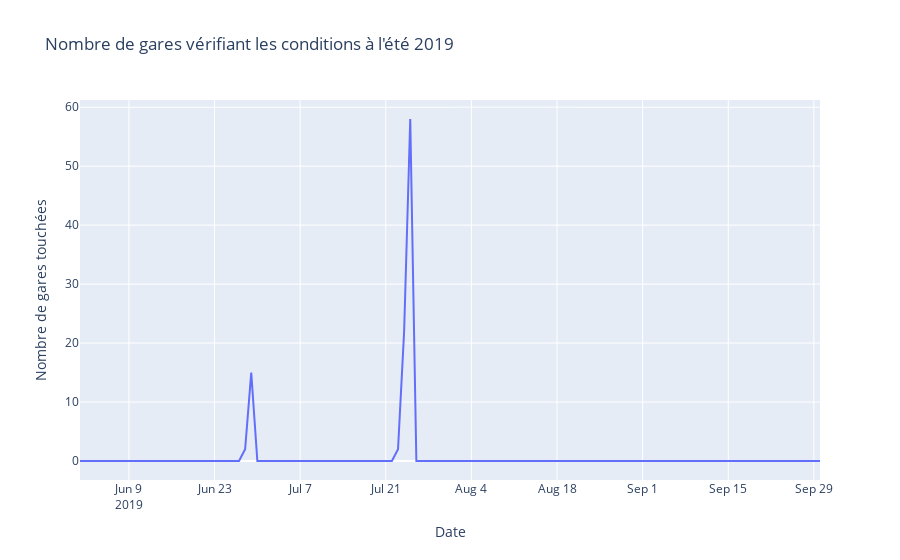

Here is the notebook cell this chart was saved with:
### Code cell
fig = px.line(count_df, x='date', y='count',
             labels={'date': 'Date', 'count': 'Nombre de gares touchées'},
             title="Nombre de gares vérifiant les conditions à l'été 2019")
fig.show()

### Figure 1 — Plotly figure (JSON) as saved in the notebook; plotly's stock layout.template omitted (floating-point values rounded to 4 significant figures)
{"data": [{"hovertemplate": "Date=%{x}<br>Nombre de gares touchées=%{y}<extra></extra>", "legendgroup": "", "line": {"color": "#636efa", "dash": "solid"}, "marker": {"symbol": "circle"}, "mode": "lines", "name": "", "orientation": "v", "showlegend": false, "type": "scatter", "x": ["2019-06-01", "2019-06-02", "2019-06-03", "2019-06-04", "2019-06-05", "2019-06-06", "2019-06-07", "2019-06-08", "2019-06-09", "2019-06-10", "2019-06-11", "2019-06-12", "2019-06-13", "2019-06-14", "2019-06-15", "2019-06-16", "2019-06-17", "2019-06-18", "2019-06-19", "2019-06-20", "2019-06-21", "2019-06-22", "2019-06-23", "2019-06-24", "2019-06-25", "2019-06-26", "2019-06-27", "2019-06-28", "2019-06-29", "2019-06-30", "2019-07-01", "2019-07-02", "2019-07-03", "2019-07-04", "2019-07-05", "2019-07-06", "2019-07-07", "2019-07-08", "2019-07-09", "2019-07-10", "2019-07-11", "2019-07-12", "2019-07-13", "2019-07-14", "2019-07-15", "2019-07-16", "2019-07-17", "2019-07-18", "2019-07-19", "2019-07-20", "2019-07-21", "2019-07-22", "2019-07-23", "2019-07-24", "2019-07-25", "2019-07-26", "2019-07-27", "2019-07-28", "2019-07-29", "2019-07-30", "2019-07-31", "2019-08-01", "2019-08-02", "2019-08-03", "2019-08-04", "2019-08-05", "2019-08-06", "2019-08-07", "2019-08-08", "2019-08-09", "2019-08-10", "2019-08-11", "2019-08-12", "2019-08-13", "2019-08-14", "2019-08-15", "2019-08-16", "2019-08-17", "2019-08-18", "2019-08-19", "2019-08-20", "2019-08-21", "2019-08-22", "2019-08-23", "2019-08-24", "2019-08-25", "2019-08-26", "2019-08-27", "2019-08-28", "2019-08-29", "2019-08-30", "2019-08-31", "2019-09-01", "2019-09-02", "2019-09-03", "2019-09-04", "2019-09-05", "2019-09-06", "2019-09-07", "2019-09-08", "2019-09-09", "2019-09-10", "2019-09-11", "2019-09-12", "2019-09-13", "2019-09-14", "2019-09-15", "2019-09-16", "2019-09-17", "2019-09-18", "2019-09-19", "2019-09-20", "2019-09-21", "2019-09-22", "2019-09-23", "2019-09-24", "2019-09-25", "2019-09-26", "2019-09-27", "2019-09-28", "2019-09-29", "2019-09-30"], "xaxis": "x", "y": [0, 0, 0, 0, 0, 0, 0, 0, 0, 0, 0, 0, 0, 0, 0, 0, 0, 0, 0, 0, 0, 0, 0, 0, 0, 0, 0, 2, 15, 0, 0, 0, 0, 0, 0, 0, 0, 0, 0, 0, 0, 0, 0, 0, 0, 0, 0, 0, 0, 0, 0, 0, 2, 22, 58, 0, 0, 0, 0, 0, 0, 0, 0, 0, 0, 0, 0, 0, 0, 0, 0, 0, 0, 0, 0, 0, 0, 0, 0, 0, 0, 0, 0, 0, 0, 0, 0, 0, 0, 0, 0, 0, 0, 0, 0, 0, 0, 0, 0, 0, 0, 0, 0, 0, 0, 0, 0, 0, 0, 0, 0, 0, 0, 0, 0, 0, 0, 0, 0, 0, 0, 0], "yaxis": "y"}], "layout": {"legend": {"tracegroupgap": 0}, "title": {"text": "Nombre de gares vérifiant les conditions à l'été 2019"}, "xaxis": {"anchor": "y", "domain": [0, 1], "title": {"text": "Date"}}, "yaxis": {"anchor": "x", "domain": [0, 1], "title": {"text": "Nombre de gares touchées"}}}}
